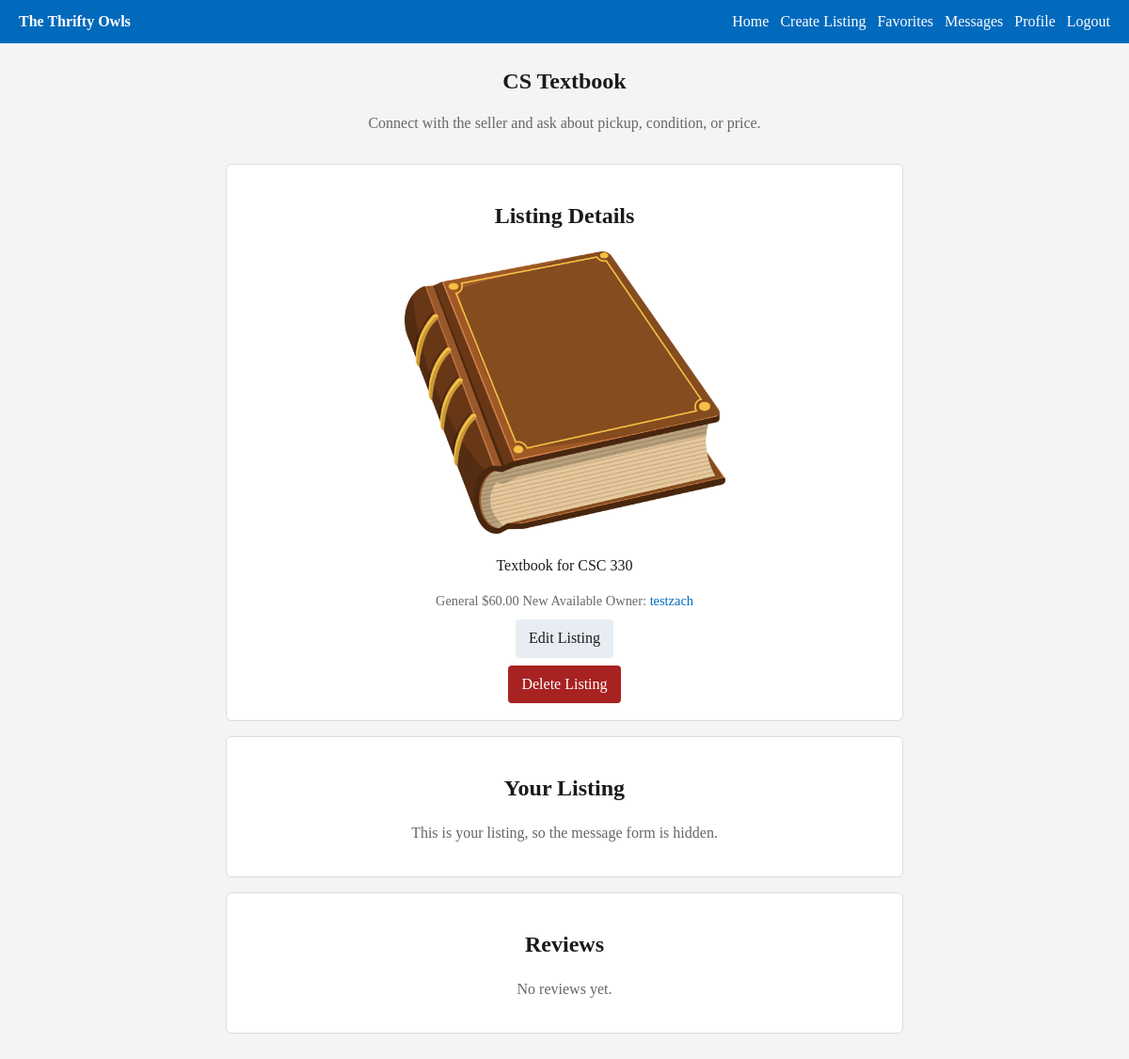
Page /post/2 (signed in) on the earlier database version.
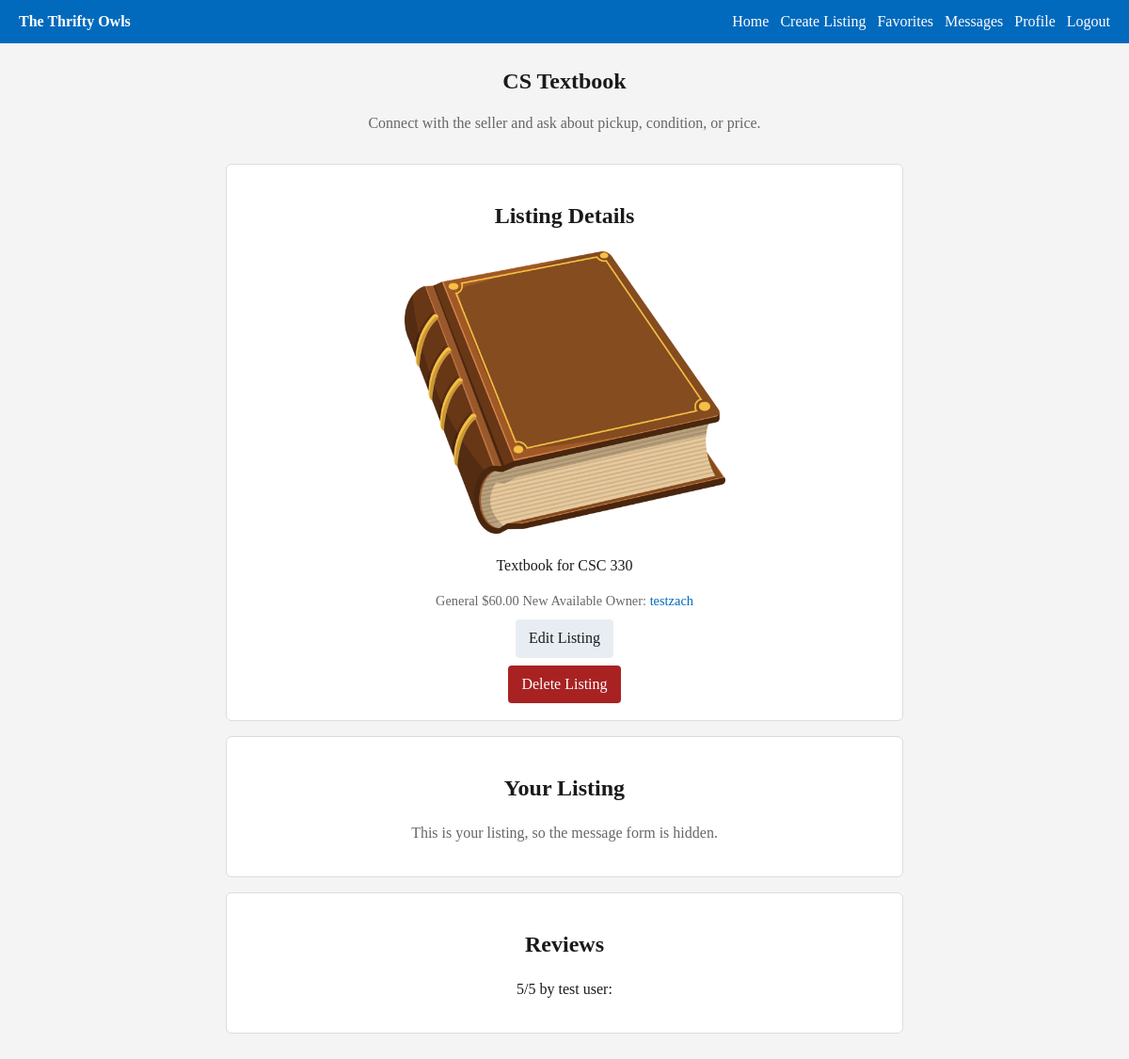
Same page on the later database version.
### app/models.py (models this page shows)
class Review(db.Model):
    id = db.Column(db.Integer, primary_key=True)
    reviewer_id = db.Column(db.Integer, db.ForeignKey('user.id'), nullable=False)
    reviewed_id = db.Column(db.Integer, db.ForeignKey('user.id'), nullable=False)
    rating = db.Column(db.Integer, nullable=False)  # 1–5
    comment = db.Column(db.String(300))
    timestamp = db.Column(db.DateTime, default=datetime.utcnow)

class User(UserMixin, db.Model):
    id = db.Column(db.Integer, primary_key=True)
    is_admin = db.Column(db.Boolean, default=False)
    is_blocked = db.Column(db.Boolean, default=False)
    email = db.Column(db.String(150), unique=True, nullable=False)
    username = db.Column(db.String(150), unique=True, nullable=False)
    password = db.Column(db.String(150), nullable=False)
    name = db.Column(db.String(150))
    major = db.Column(db.String(150))
    interests = db.Column(db.String(300))
    image = db.Column(db.String(200))  # store filename/path
    posts = db.relationship('Post', backref='owner', lazy=True)
    sent_messages = db.relationship('Message', foreign_keys='Message.sender_id', backref='sender', lazy=True)
    received_messages = db.relationship('Message', foreign_keys='Message.receiver_id', backref='receiver', lazy=True)
    reviews_given = db.relationship('Review', foreign_keys='Review.reviewer_id', backref='reviewer', lazy=True)
    reviews_received = db.relationship('Review', foreign_keys='Review.reviewed_id', backref='reviewed', lazy=True)

### app/routes.py (the view)
@main.route('/post/<int:post_id>', methods=['GET', 'POST'])
@login_required
def view_post(post_id):
    post = Post.query.get_or_404(post_id)
    form = MessageForm()
    if form.validate_on_submit():
        message = Message(sender_id=current_user.id, receiver_id=post.owner_id, content=form.message.data)
        db.session.add(message)
        db.session.commit()
        flash('Message sent!')
        return redirect(url_for('main.view_post', post_id=post.id))
    reviews = Review.query.filter_by(reviewed_id=post.owner_id).order_by(Review.timestamp.desc()).all()
    is_favorite = Favorite.query.filter_by(user_id=current_user.id, post_id=post.id).first() is not None
    return render_template('post.html', post=post, form=form, reviews=reviews, is_favorite=is_favorite)

### app/forms.py
class MessageForm(FlaskForm):
    message = TextAreaField('Message', validators=[
        DataRequired(),
        Length(max=500)
    ])
    submit = SubmitField('Send')

### app/models.py (called while the page is built)
@login_manager.user_loader
def load_user(user_id):
    return User.query.get(int(user_id))

### app/templates/post.html (shortened to what this page needs)
{% extends "base.html" %}
{% block content %}
<section class="page-header">
    <h1>{{ post.title }}</h1>
    <p class="muted">Connect with the seller and ask about pickup, condition, or price.</p>
</section>
<div class="grid two-col">
    <section class="card">
        <h2>Listing Details</h2>
        {% if post.image %}
        <p>
            <img src="{{ url_for('static', filename='uploads/' ~ post.image) }}" alt="{{ post.title }}"
                style="max-width: 50%; border-radius: 16px;">
        </p>
        {% endif %}
        <p>{{ post.description }}</p>
        <div class="meta">
            <span>{{ post.category }}</span>
            {% if post.price is not none %}
            <span>${{ "%.2f"|format(post.price) }}</span>
            {% endif %}
            <span>{{ post.condition or 'Good' }}</span>
            <span>{{ post.status or 'Available' }}</span>
            <span>
                Owner:
                <a href="{{ url_for('main.view_profile', user_id=post.owner_id) }}">
                    {{ post.owner.username }}
                </a>
            </span>
        </div>
        {% if post.owner_id == current_user.id or current_user.is_admin %}
        <div class="form-center">
            <a class="button secondary" href="{{ url_for('main.edit_post', post_id=post.id) }}">
                Edit Listing
            </a>
        </div>
        <div class="form-center">
            <form method="post" action="{{ url_for('main.delete_post', post_id=post.id) }}">
                <input type="submit" value="Delete Listing" class="button danger">
            </form>
        </div>
        {% elif is_favorite %}
        <div class="form-center">
            <form method="post" action="{{ url_for('main.unfavorite_post', post_id=post.id) }}">
                <input type="submit" value="Remove Favorite" class="button secondary">
            </form>
        </div>
        {% else %}
        <div class="form-center">
            <form method="post" action="{{ url_for('main.favorite_post', post_id=post.id) }}">
                <input type="submit" value="Favorite" class="button">
            </form>
        </div>
        {% endif %}
    </section>
    <section class="card">
        {% if post.owner_id != current_user.id %}
        <h2>Send a Message</h2>
        <form method="post">
            {{ form.hidden_tag() }}
            <div>
                <label for="{{ form.message.id }}">{{ form.message.label.text }}</label>
                {{ form.message(rows=4) }}
                {% for error in form.message.errors %}
                <p class="field-errors">{{ error }}</p>
                {% endfor %}
            </div>
            <div class="form-center">
                {{ form.submit(class="button") }}
            </div>
        </form>
        <div class="form-center">
            <a class="button secondary" href="{{ url_for('main.review', user_id=post.owner_id) }}">
                Review User
            </a>
        </div>
        {% else %}
        <h2>Your Listing</h2>
        <p class="muted">This is your listing, so the message form is hidden.</p>
        {% endif %}
    </section>
</div>
<section class="card">
    <h2>Reviews</h2>
    {% for review in reviews %}
    <p>{{ review.rating }}/5 by {{ review.reviewer.username }}: {{ review.comment }}</p>
    {% else %}
    <p class="muted">No reviews yet.</p>
    {% endfor %}
</section>
{% endblock %}

Differences in the rows shown:
added Review: rating "5", reviewer.username "test user"
Other differences:
text no longer shown: "No reviews yet."
